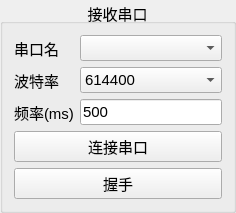
               <widget class="QGroupBox" name="groupBox">
                <property name="font">
                 <font>
                  <pointsize>11</pointsize>
                  <bold>false</bold>
                 </font>
                </property>
                <property name="title">
                 <string>接收串口</string>
                </property>
                <property name="alignment">
                 <set>Qt::AlignCenter</set>
                </property>
                <layout class="QFormLayout" name="formLayout_3">
                 <item row="0" column="0">
                  <widget class="QLabel" name="labelReadName">
                   <property name="font">
                    <font>
                     <pointsize>11</pointsize>
                     <bold>false</bold>
                    </font>
                   </property>
                   <property name="text">
                    <string>串口名</string>
                   </property>
                   <property name="alignment">
                    <set>Qt::AlignCenter</set>
                   </property>
                  </widget>
                 </item>
                 <item row="0" column="1">
                  <widget class="QComboBox" name="comReadName"/>
                 </item>
                 <item row="1" column="0">
                  <widget class="QLabel" name="labelReadBaud">
                   <property name="font">
                    <font>
                     <pointsize>11</pointsize>
                     <bold>false</bold>
                    </font>
                   </property>
                   <property name="text">
                    <string>波特率</string>
                   </property>
                   <property name="alignment">
                    <set>Qt::AlignCenter</set>
                   </property>
                  </widget>
                 </item>
                 <item row="1" column="1">
                  <widget class="QComboBox" name="comReadBaud">
                   <item>
                    <property name="text">
                     <string>614400</string>
                    </property>
                   </item>
                   <item>
                    <property name="text">
                     <string>921600</string>
                    </property>
                   </item>
                   <item>
                    <property name="text">
                     <string>460800</string>
                    </property>
                   </item>
                   <item>
                    <property name="text">
                     <string>230400</string>
                    </property>
                   </item>
                   <item>
                    <property name="text">
                     <string>115200</string>
                    </property>
                   </item>
                   <item>
                    <property name="text">
                     <string>57600</string>
                    </property>
                   </item>
                   <item>
                    <property name="text">
                     <string>38400</string>
                    </property>
                   </item>
                   <item>
                    <property name="text">
                     <string>19200</string>
                    </property>
                   </item>
                   <item>
                    <property name="text">
                     <string>9600</string>
                    </property>
                   </item>
                   <item>
                    <property name="text">
                     <string>4800</string>
                    </property>
                   </item>
                   <item>
                    <property name="text">
                     <string>2400</string>
                    </property>
                   </item>
                   <item>
                    <property name="text">
                     <string>1200</string>
                    </property>
                   </item>
                  </widget>
                 </item>
                 <item row="2" column="0">
                  <widget class="QLabel" name="label">
                   <property name="text">
                    <string>频率(ms)</string>
                   </property>
                  </widget>
                 </item>
                 <item row="2" column="1">
                  <widget class="QLineEdit" name="LineReadReadTime">
                   <property name="text">
                    <string>500</string>
                   </property>
                  </widget>
                 </item>
                 <item row="3" column="0" colspan="2">
                  <widget class="QPushButton" name="ButtonReadCon">
                   <property name="font">
                    <font>
                     <pointsize>11</pointsize>
                     <bold>false</bold>
                    </font>
                   </property>
                   <property name="text">
                    <string>连接串口</string>
                   </property>
                  </widget>
                 </item>
                 <item row="4" column="0" colspan="2">
                  <widget class="QPushButton" name="ButtonHandCon">
                   <property name="font">
                    <font>
                     <pointsize>11</pointsize>
                     <bold>false</bold>
                    </font>
                   </property>
                   <property name="text">
                    <string>握手</string>
                   </property>
                  </widget>
                 </item>
                </layout>
               </widget>
